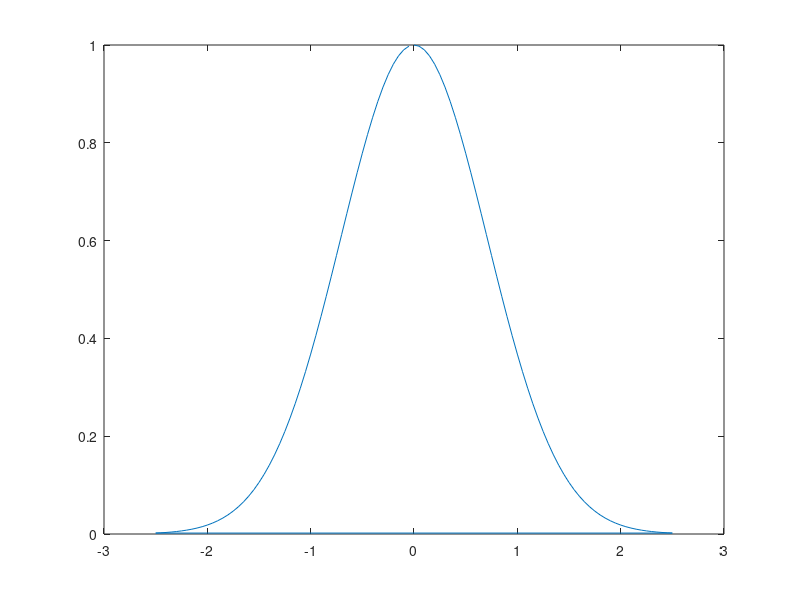

Recreate this plot in MATLAB. (Note: this script raises an error after producing the figure.)
%% Numerically simulate 2D spcectrum
% Simple 2-level system. Phase matching is implemented.
% Changing the pulse duration, time step and total time can be tricky.
% Currently I'm using high dephasing rate and population time to keep the
% simulation time small.

%% Method
% Define 3 Gaussian pulses. Repeat for different tau values.
% Since tau changes, the total time duration changes.
% Simulating only S1 spectrum. Hence, will keep T fixed.
% ODEs for different x positions are solved in a loop. The phase term for a
% specific x-position is passed as a variable to enable parallel execution
% of the loop.

clear all;% clc;

meV2Hz = 241.79895E9*2*pi;      % hbar

%% Solve OBE's during tau

Pos1 = 0;           % Timing of 1st pulse

% Define X-axis for taking FT to implement phase matching
XPts = 101;          % # of points along X axis
dx = 0.05;
XAxis1 = -0.5*dx*(XPts-1):dx:0.5*dx*(XPts-1);
XAxis = ifftshift(XAxis1);
dk = 1/(max(XAxis)-min(XAxis));
kMax = 1/dx;
kAxis = 0:dk:kMax;
k_pulse = [-4;1;-1];
dlmwrite('kAxis.dat',kAxis,'\t');
dlmwrite('WVect.dat',k_pulse,'\t');

% Decay in X
wX = 1;
AmpX = exp(-(XAxis./wX).^2);
figure(5);
plot(XAxis,AmpX);

% Define tau steps
Size = 100;
tauStep = 1E-13;
tauAxis = 0:tauStep:(Size-1)*tauStep;
FStep = 1/tauAxis(end);
EgyStep = FStep*2*pi/meV2Hz;
EgyAxis = -EgyStep*(Size/2):EgyStep:EgyStep*(Size/2-1);
Egy_t = EgyAxis;
Egy_tau = flipud(EgyAxis');
dlmwrite('Egy_t.dat',Egy_t,'\t');
dlmwrite('Egy_tau.dat',Egy_tau,'\t');
dlmwrite('tauAxis.dat',tauAxis,'\t');

% FRange = EgyRange*meV2Hz/(2*pi);% Total energy range
tauMax = tauAxis(end);     % Maximum scan time for tau

T = 2E-13;          % Delay T

% Full time axis parameters
TimeStart = -7E-13;

% Define matrix for final Y value
Y_All = zeros(Size,Size,3,XPts);
y0_1 = [0;0;0];

% Define tolerance for ode
options = odeset('RelTol',1e-4,'AbsTol',1e-8);
tic;

for j = 1:Size
    tau = tauAxis(j);
    Pos2 = Pos1 + tau;
    Pos3 = Pos2 + T;
    TimeMax = Pos3 + tauMax + 1E-12;
    PosMat = [Pos1;Pos2;Pos3];

    parfor k = 1:XPts
        Phase = 2*pi*XAxis(k).*k_pulse;
        XAmp = AmpX(k);
        y0 = cat(1,y0_1,Phase,PosMat,XAmp);
        [Time1,Y1] = ode23(@timeEvol_2Lvl,[TimeStart,TimeMax],y0,options);
        Y1 = Y1(:,1:3);
        
        % Take points after the 3rd pulse is incident
        Time1 = Time1 - Pos3;
        Pos3_Idx = find(Time1 > 0);
        Y1 = Y1(Pos3_Idx(1)-1:end,:);
        Time1 = Time1(Pos3_Idx(1)-1:end);
        
        Y = interp1(Time1',Y1,tauAxis');
        
        Y_All(j,:,:,k) = Y;
        
    end
    j
%     length(Time1)
end
toc;
%%
% clear Y_All
%%
% Save 3rd order polarization (sigma_10)
Pol3_X = Y_All(:,:,2,:) - 1i*Y_All(:,:,3,:);

ESig_X = 1i*Pol3_X;

dlmwrite('ESig_X0.dat',ESig_X,'\t');
size(ESig_X)
toc;
% ESig_K = fft(ESig_X,[],4);
% proj1 = sum(sum(abs(ESig_K),2),1);
% proj1 = reshape(proj1,1,[]);
% figure(1);
% semilogy(kAxis,proj1);
% 
% %%
% % Select out the 3rd order signal
% kSig = -k_pulse(1)+k_pulse(2)+k_pulse(3);
% % kSig = 3.1;
% kDiff = abs(kAxis - kSig);
% L = find(kDiff == min(kDiff));
% 
% % % Cut relevant points in k-space
% % NkPts = 2;
% ESig_K_Cut = zeros(size(ESig_K));
% % ESig_K_Cut(:,:,:,L-NkPts:L+NkPts) = ESig_K(:,:,:,L-NkPts:L+NkPts);
% 
% % Apply window to smooth the function
% WinSize = 5;            % # points on one side of peak
% % Win = hamming(2*WinSize+1);
% % Win = ones(1,2*WinSize+1);
% Window = zeros(1,XPts);
% Window(L-WinSize:L+WinSize) = 1;
% parfor j = 1:XPts
%     ESig_K_Cut(:,:,:,j) = ESig_K(:,:,:,j).*Window(j);
% end
% 
% proj1 = sum(sum(abs(ESig_K_Cut),2),1);
% proj1 = reshape(proj1,1,[]);
% figure(2);
% plot(kAxis,proj1);
% 
% 
% % IFT to spatial domain
% ESig_X_Cut = ifft(ESig_K_Cut,[],4);
% ESig_t = ESig_X_Cut(:,:,:,1);
% ESig_t = reshape(ESig_t,Size,Size);
% % ESig_t = interp2(tAxis,tauAxis',ESig_t,tAxis,tAxis');
% %% Define plot ranges
% TimeMax = 1E-11;    % seconds
% EgyMax = 7;         % meV (one side)
% TimeRange = [0 TimeMax 0 TimeMax];
% EgyRange = [-EgyMax EgyMax -EgyMax EgyMax];
% NCont = 50;
% 
% VMax = max(max(abs(ESig_t)));
% figure(3)
% set(gcf, 'Units', 'inch');
% set(gcf, 'position', [ 1 4 14 5 ]);
% subplot(131);
% contourf(tauAxis,tauAxis',abs(ESig_t),linspace(0,VMax,NCont),'LineStyle','none');
% xlabel('t (s)');
% ylabel('\tau (s)');
% title('Absolute value');
% axis(TimeRange);
% subplot(132);
% contourf(tauAxis,tauAxis',real(ESig_t),linspace(-VMax,VMax,NCont),'LineStyle','none');
% xlabel('t (s)');
% ylabel('\tau (s)');
% title('Real part');
% axis(TimeRange);
% subplot(133);
% contourf(tauAxis,tauAxis',imag(ESig_t),linspace(-VMax,VMax,NCont),'LineStyle','none');
% xlabel('t (s)');
% ylabel('\tau (s)');
% title('Imaginary part');
% axis(TimeRange);
% 
% % ESig_t = ESig_t';
% % NFin = 512;
% % tauMax1 = 1E-11;     % Maximum scan time for tau
% % tauStep1 = tauMax1/NFin;
% % tauAxis1 = 0:tauStep1:tauMax1-tauStep1;
% % tAxis1 = tauAxis1';
% % ESig_t1 = interp2(tauAxis1,tAxis,ESig_t,tauAxis1,tAxis1);
% % Evaluate frequency-domain signal
% Spec_2D = fftshift(fft(fftshift(fft(ESig_t,[],2),2),[],1),1);
% Spec_2D = flipud(Spec_2D);
% % Spec_2D = abs(Spec_2D);
% VMax1 = max(max(abs(Spec_2D)));
% % Ft = FAxis - FAxis(Size/2+1);
% % Egy_t = EgyAxis;
% % Ftau = -(FAxis - FAxis(Size/2))';
% % Egy_tau = flipud(EgyAxis');
% figure(4);
% set(gcf, 'Units', 'inch');
% set(gcf, 'position', [ 1 4 12 5 ]);
% subplot(131);
% contourf(Egy_t,Egy_tau,abs(Spec_2D),linspace(0,VMax1,NCont),'LineStyle','none');
% xlabel('\omega_t (meV)');
% ylabel('\omega_\tau (meV)');
% title('Absolute value');
% axis(EgyRange);
% subplot(132);
% contourf(Egy_t,Egy_tau,real(Spec_2D),linspace(-VMax1,VMax1,NCont),'LineStyle','none');
% xlabel('\omega_t (meV)');
% ylabel('\omega_\tau (meV)');
% title('Real part');
% axis(EgyRange);
% subplot(133);
% contourf(Egy_t,Egy_tau,imag(Spec_2D),linspace(-VMax1,VMax1,NCont),'LineStyle','none');
% xlabel('\omega_t (meV)');
% ylabel('\omega_\tau (meV)');
% title('Imaginary part');
% axis(EgyRange);
